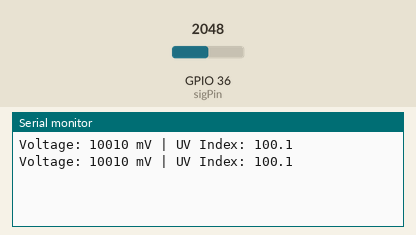
Simulated run of this sketch. Board: ESP32. On the bench: the last lines printed to the serial monitor. The inputs (shaded band) are chosen by the test bench; at power-on: GPIO 36 (sigPin) = 2048.

Above: at 1.2 s.
1.3 s: GPIO 36 (sigPin) set to 2866
At 2.6 s:
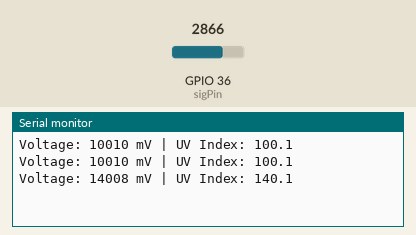
2.8 s: GPIO 36 (sigPin) set to 3603
At 4.0 s:
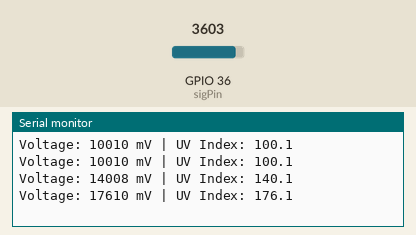
Timing chart, 0 to 5.8 s (numbered marks = the images above; inputs shaded):
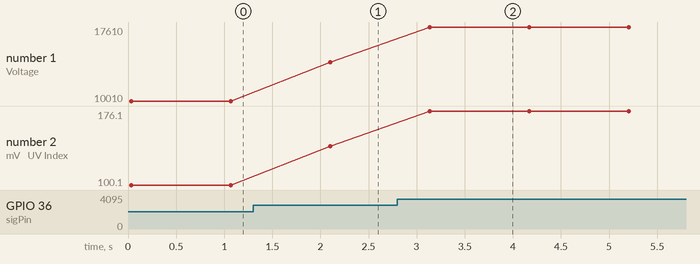

The sketch:

example.ino
```cpp
// Reads the GUVA-S12SD on Arduino A0, averages multiple 10-bit ADC samples, converts the result to millivolts assuming a 5V reference, estimates UV index as mV/100, and prints voltage and UV index over Serial.
//
// Buy this module: https://shillehtek.com/products/uv-sensor-guva-s12sd-arduino-esp32
// Full manual: https://shillehtek.com/blogs/shillehtek-product-manuals/uv-sensor-guva-s12sd-arduino-esp32-manual
// More examples: https://github.com/shillehbean/shillehtek-examples
//

// GUVA-S12SD UV Sensor - Arduino Example
// SIG Pin: A0, VCC: 5V, GND: GND
// UV Index is approximately the output voltage in mV divided by 100

const int sigPin = A0;
const int numSamples = 16;

void setup() {
  Serial.begin(9600);
}

void loop() {
  // Average several readings to smooth out ADC noise
  long total = 0;
  for (int i = 0; i < numSamples; i++) {
    total += analogRead(sigPin);
    delay(2);
  }
  float raw = total / (float)numSamples;

  // Convert the 10-bit reading (0-1023) to millivolts (5V reference)
  float millivolts = raw * (5000.0 / 1023.0);

  // Approximate solar UV Index: mV / 100
  float uvIndex = millivolts / 100.0;

  Serial.print("Voltage: ");
  Serial.print(millivolts, 0);
  Serial.print(" mV | UV Index: ");
  Serial.println(uvIndex, 1);

  delay(1000);
}
```

Measured:
- after the input at 1.3 s, the serial monitor: prints a new line after 0.80 s (image 1)
- after the input at 2.8 s, the serial monitor: prints a new line after 0.34 s (image 2)
- plotted number 1: 10010 → 14008 after the input at 1.3 s, 14008 → 17610 after the input at 2.8 s
- plotted number 2: 100.1 → 140.1 after the input at 1.3 s, 140.1 → 176.1 after the input at 2.8 s
